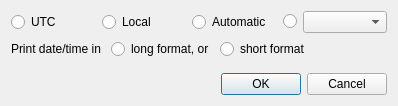
<?xml version="1.0" encoding="UTF-8"?>
<ui version="4.0">
 <class>ITimeZoneSetup</class>
 <widget class="QDialog" name="ITimeZoneSetup">
  <property name="geometry">
   <rect>
    <x>0</x>
    <y>0</y>
    <width>398</width>
    <height>106</height>
   </rect>
  </property>
  <property name="windowTitle">
   <string>Setup Timezone ...</string>
  </property>
  <layout class="QVBoxLayout" name="verticalLayout">
   <item>
    <layout class="QHBoxLayout" name="horizontalLayout_2">
     <item>
      <widget class="QRadioButton" name="radioUtc">
       <property name="text">
        <string>UTC</string>
       </property>
       <attribute name="buttonGroup">
        <string notr="true">buttonGroup</string>
       </attribute>
      </widget>
     </item>
     <item>
      <widget class="QRadioButton" name="radioLocal">
       <property name="text">
        <string>Local</string>
       </property>
       <attribute name="buttonGroup">
        <string notr="true">buttonGroup</string>
       </attribute>
      </widget>
     </item>
     <item>
      <widget class="QRadioButton" name="radioAutomatic">
       <property name="text">
        <string>Automatic</string>
       </property>
       <attribute name="buttonGroup">
        <string notr="true">buttonGroup</string>
       </attribute>
      </widget>
     </item>
     <item>
      <widget class="QRadioButton" name="radioSelected">
       <property name="sizePolicy">
        <sizepolicy hsizetype="Maximum" vsizetype="Fixed">
         <horstretch>0</horstretch>
         <verstretch>0</verstretch>
        </sizepolicy>
       </property>
       <property name="text">
        <string/>
       </property>
       <attribute name="buttonGroup">
        <string notr="true">buttonGroup</string>
       </attribute>
      </widget>
     </item>
     <item>
      <widget class="QComboBox" name="comboTimeZone"/>
     </item>
    </layout>
   </item>
   <item>
    <layout class="QHBoxLayout" name="horizontalLayout_3">
     <item>
      <widget class="QLabel" name="label">
       <property name="text">
        <string>Print date/time in </string>
       </property>
      </widget>
     </item>
     <item>
      <widget class="QRadioButton" name="radioLongFormat">
       <property name="text">
        <string>long format, or</string>
       </property>
       <attribute name="buttonGroup">
        <string notr="true">buttonGroup_2</string>
       </attribute>
      </widget>
     </item>
     <item>
      <widget class="QRadioButton" name="radioShortFormat">
       <property name="text">
        <string>short format</string>
       </property>
       <attribute name="buttonGroup">
        <string notr="true">buttonGroup_2</string>
       </attribute>
      </widget>
     </item>
     <item>
      <spacer name="horizontalSpacer">
       <property name="orientation">
        <enum>Qt::Horizontal</enum>
       </property>
       <property name="sizeHint" stdset="0">
        <size>
         <width>40</width>
         <height>20</height>
        </size>
       </property>
      </spacer>
     </item>
    </layout>
   </item>
   <item>
    <spacer name="verticalSpacer">
     <property name="orientation">
      <enum>Qt::Vertical</enum>
     </property>
     <property name="sizeHint" stdset="0">
      <size>
       <width>20</width>
       <height>40</height>
      </size>
     </property>
    </spacer>
   </item>
   <item>
    <layout class="QHBoxLayout" name="horizontalLayout">
     <item>
      <widget class="QDialogButtonBox" name="buttonBox">
       <property name="orientation">
        <enum>Qt::Horizontal</enum>
       </property>
       <property name="standardButtons">
        <set>QDialogButtonBox::Cancel|QDialogButtonBox::Ok</set>
       </property>
      </widget>
     </item>
    </layout>
   </item>
  </layout>
 </widget>
 <resources/>
 <connections>
  <connection>
   <sender>buttonBox</sender>
   <signal>accepted()</signal>
   <receiver>ITimeZoneSetup</receiver>
   <slot>accept()</slot>
   <hints>
    <hint type="sourcelabel">
     <x>248</x>
     <y>254</y>
    </hint>
    <hint type="destinationlabel">
     <x>157</x>
     <y>274</y>
    </hint>
   </hints>
  </connection>
  <connection>
   <sender>buttonBox</sender>
   <signal>rejected()</signal>
   <receiver>ITimeZoneSetup</receiver>
   <slot>reject()</slot>
   <hints>
    <hint type="sourcelabel">
     <x>316</x>
     <y>260</y>
    </hint>
    <hint type="destinationlabel">
     <x>286</x>
     <y>274</y>
    </hint>
   </hints>
  </connection>
 </connections>
 <buttongroups>
  <buttongroup name="buttonGroup"/>
  <buttongroup name="buttonGroup_2"/>
 </buttongroups>
</ui>
